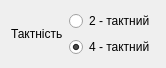
     <widget class="QWidget" name="layoutWidget">
      <property name="geometry">
       <rect>
        <x>60</x>
        <y>50</y>
        <width>150</width>
        <height>46</height>
       </rect>
      </property>
      <layout class="QHBoxLayout" name="horizontalLayout_7">
       <item>
        <widget class="QLabel" name="label_2">
         <property name="maximumSize">
          <size>
           <width>142</width>
           <height>20</height>
          </size>
         </property>
         <property name="font">
          <font>
           <pointsize>9</pointsize>
           <weight>50</weight>
           <bold>false</bold>
          </font>
         </property>
         <property name="text">
          <string>Тактність</string>
         </property>
        </widget>
       </item>
       <item>
        <layout class="QVBoxLayout" name="verticalLayout_2">
         <item>
          <widget class="QRadioButton" name="radioButton_2StrokeEngine">
           <property name="maximumSize">
            <size>
             <width>142</width>
             <height>20</height>
            </size>
           </property>
           <property name="text">
            <string>2 - тактний</string>
           </property>
           <property name="checkable">
            <bool>true</bool>
           </property>
           <property name="checked">
            <bool>false</bool>
           </property>
          </widget>
         </item>
         <item>
          <widget class="QRadioButton" name="radioButton_4StrokeEngine">
           <property name="maximumSize">
            <size>
             <width>142</width>
             <height>16777215</height>
            </size>
           </property>
           <property name="text">
            <string>4 - тактний</string>
           </property>
           <property name="checkable">
            <bool>true</bool>
           </property>
           <property name="checked">
            <bool>true</bool>
           </property>
          </widget>
         </item>
        </layout>
       </item>
      </layout>
     </widget>
